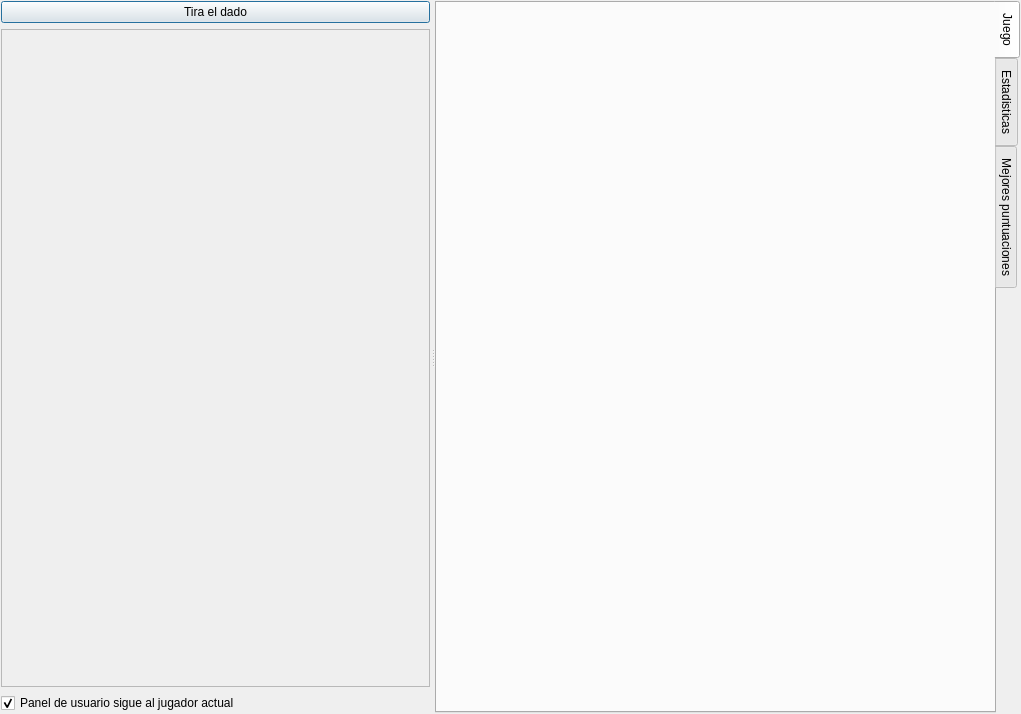
<?xml version="1.0" encoding="UTF-8"?>
<ui version="4.0">
 <class>wdgGame</class>
 <widget class="QWidget" name="wdgGame">
  <property name="geometry">
   <rect>
    <x>0</x>
    <y>0</y>
    <width>1021</width>
    <height>714</height>
   </rect>
  </property>
  <layout class="QHBoxLayout" name="horizontalLayout">
   <property name="margin">
    <number>1</number>
   </property>
   <item>
    <widget class="QSplitter" name="splitter">
     <property name="cursor">
      <cursorShape>PointingHandCursor</cursorShape>
     </property>
     <property name="orientation">
      <enum>Qt::Horizontal</enum>
     </property>
     <property name="handleWidth">
      <number>5</number>
     </property>
     <widget class="QWidget" name="layoutWidget">
      <layout class="QVBoxLayout" name="verticalLayout">
       <item>
        <widget class="QPushButton" name="cmdTirarDado">
         <property name="toolTip">
          <string>Pulsa este boton, haga doble click en el tablero o pulse ENTER, para tirar el dado</string>
         </property>
         <property name="text">
          <string>Tira el dado</string>
         </property>
         <property name="iconSize">
          <size>
           <width>48</width>
           <height>48</height>
          </size>
         </property>
         <property name="autoDefault">
          <bool>true</bool>
         </property>
         <property name="default">
          <bool>true</bool>
         </property>
        </widget>
       </item>
       <item>
        <widget class="QScrollArea" name="panelScroll">
         <property name="horizontalScrollBarPolicy">
          <enum>Qt::ScrollBarAlwaysOff</enum>
         </property>
         <property name="widgetResizable">
          <bool>true</bool>
         </property>
         <widget class="QWidget" name="scrollAreaWidgetContents">
          <property name="geometry">
           <rect>
            <x>0</x>
            <y>0</y>
            <width>429</width>
            <height>646</height>
           </rect>
          </property>
          <layout class="QVBoxLayout" name="verticalLayout_5">
           <item>
            <layout class="QVBoxLayout" name="panelScrollLayout"/>
           </item>
          </layout>
         </widget>
        </widget>
       </item>
       <item>
        <widget class="QCheckBox" name="chkAvanza">
         <property name="text">
          <string>Panel de usuario sigue al jugador actual</string>
         </property>
         <property name="checked">
          <bool>true</bool>
         </property>
        </widget>
       </item>
      </layout>
     </widget>
     <widget class="QWidget" name="layoutWidget_2">
      <layout class="QVBoxLayout" name="verticalLayout_2">
       <item>
        <widget class="QTabWidget" name="tab">
         <property name="sizePolicy">
          <sizepolicy hsizetype="Expanding" vsizetype="Expanding">
           <horstretch>0</horstretch>
           <verstretch>0</verstretch>
          </sizepolicy>
         </property>
         <property name="autoFillBackground">
          <bool>true</bool>
         </property>
         <property name="tabPosition">
          <enum>QTabWidget::East</enum>
         </property>
         <property name="tabShape">
          <enum>QTabWidget::Rounded</enum>
         </property>
         <property name="currentIndex">
          <number>0</number>
         </property>
         <widget class="QWidget" name="tabGame">
          <attribute name="icon">
           <iconset resource="../images/glparchis.qrc">
            <normaloff>:/glparchis/keko.png</normaloff>:/glparchis/keko.png</iconset>
          </attribute>
          <attribute name="title">
           <string>Juego</string>
          </attribute>
          <layout class="QGridLayout" name="gridLayout">
           <item row="0" column="0">
            <widget class="wdgOGL" name="ogl" native="true">
             <property name="sizeIncrement">
              <size>
               <width>10</width>
               <height>10</height>
              </size>
             </property>
             <property name="focusPolicy">
              <enum>Qt::ClickFocus</enum>
             </property>
            </widget>
           </item>
          </layout>
         </widget>
         <widget class="QWidget" name="tabStatistics">
          <attribute name="icon">
           <iconset resource="../images/glparchis.qrc">
            <normaloff>:/glparchis/cube5.png</normaloff>:/glparchis/cube5.png</iconset>
          </attribute>
          <attribute name="title">
           <string>Estadisticas</string>
          </attribute>
          <layout class="QHBoxLayout" name="horizontalLayout_2">
           <item>
            <layout class="QVBoxLayout" name="verticalLayout_3">
             <item>
              <widget class="QTableStatistics" name="table">
               <property name="editTriggers">
                <set>QAbstractItemView::NoEditTriggers</set>
               </property>
               <property name="alternatingRowColors">
                <bool>true</bool>
               </property>
               <property name="selectionMode">
                <enum>QAbstractItemView::SingleSelection</enum>
               </property>
               <row>
                <property name="text">
                 <string>Numero de tiradas</string>
                </property>
               </row>
               <row>
                <property name="text">
                 <string/>
                </property>
               </row>
               <row>
                <property name="text">
                 <string>Dado saca 1</string>
                </property>
                <property name="icon">
                 <iconset resource="../images/glparchis.qrc">
                  <normaloff>:/glparchis/cube1.png</normaloff>:/glparchis/cube1.png</iconset>
                </property>
               </row>
               <row>
                <property name="text">
                 <string>Dado saca 2</string>
                </property>
                <property name="icon">
                 <iconset resource="../images/glparchis.qrc">
                  <normaloff>:/glparchis/cube2.png</normaloff>:/glparchis/cube2.png</iconset>
                </property>
               </row>
               <row>
                <property name="text">
                 <string>Dado saca 3</string>
                </property>
                <property name="icon">
                 <iconset resource="../images/glparchis.qrc">
                  <normaloff>:/glparchis/cube3.png</normaloff>:/glparchis/cube3.png</iconset>
                </property>
               </row>
               <row>
                <property name="text">
                 <string>Dado saca 4</string>
                </property>
                <property name="icon">
                 <iconset resource="../images/glparchis.qrc">
                  <normaloff>:/glparchis/cube4.png</normaloff>:/glparchis/cube4.png</iconset>
                </property>
               </row>
               <row>
                <property name="text">
                 <string>Dado saca 5</string>
                </property>
                <property name="icon">
                 <iconset resource="../images/glparchis.qrc">
                  <normaloff>:/glparchis/cube5.png</normaloff>:/glparchis/cube5.png</iconset>
                </property>
               </row>
               <row>
                <property name="text">
                 <string>Dado saca 6</string>
                </property>
                <property name="icon">
                 <iconset resource="../images/glparchis.qrc">
                  <normaloff>:/glparchis/cube6.png</normaloff>:/glparchis/cube6.png</iconset>
                </property>
               </row>
               <row>
                <property name="text">
                 <string/>
                </property>
               </row>
               <row>
                <property name="text">
                 <string>3 seises seguidos</string>
                </property>
               </row>
               <row>
                <property name="text">
                 <string/>
                </property>
               </row>
               <row>
                <property name="text">
                 <string>Fichas comidas por mi</string>
                </property>
               </row>
               <row>
                <property name="text">
                 <string>Fichas comidas por otro</string>
                </property>
               </row>
               <row>
                <property name="text">
                 <string/>
                </property>
               </row>
               <row>
                <property name="text">
                 <string>Casillas avanzadas</string>
                </property>
               </row>
               <row>
                <property name="text">
                 <string/>
                </property>
               </row>
               <row>
                <property name="text">
                 <string>Puntuacion</string>
                </property>
               </row>
              </widget>
             </item>
             <item>
              <widget class="QLabel" name="lblTime">
               <property name="styleSheet">
                <string notr="true">font: 75 bold 11pt &quot;Sans Serif&quot;;</string>
               </property>
               <property name="text">
                <string/>
               </property>
               <property name="alignment">
                <set>Qt::AlignCenter</set>
               </property>
              </widget>
             </item>
            </layout>
           </item>
          </layout>
         </widget>
         <widget class="QWidget" name="tab_2">
          <attribute name="icon">
           <iconset resource="../images/glparchis.qrc">
            <normaloff>:/glparchis/corona.png</normaloff>:/glparchis/corona.png</iconset>
          </attribute>
          <attribute name="title">
           <string>Mejores puntuaciones</string>
          </attribute>
          <layout class="QHBoxLayout" name="horizontalLayout_3">
           <item>
            <layout class="QVBoxLayout" name="verticalLayout_6">
             <item>
              <widget class="QTabWidget" name="tabHS">
               <property name="tabPosition">
                <enum>QTabWidget::North</enum>
               </property>
               <property name="currentIndex">
                <number>2</number>
               </property>
               <widget class="QWidget" name="tab_5">
                <attribute name="icon">
                 <iconset resource="../images/glparchis.qrc">
                  <normaloff>:/glparchis/game4.png</normaloff>:/glparchis/game4.png</iconset>
                </attribute>
                <attribute name="title">
                 <string>Partida de 4 jugadores</string>
                </attribute>
                <layout class="QHBoxLayout" name="horizontalLayout_4">
                 <item>
                  <layout class="QVBoxLayout" name="verticalLayout_4">
                   <item>
                    <widget class="QTableWidget" name="tblHighScores4">
                     <attribute name="verticalHeaderVisible">
                      <bool>false</bool>
                     </attribute>
                     <column>
                      <property name="text">
                       <string>Fecha</string>
                      </property>
                     </column>
                     <column>
                      <property name="text">
                       <string>Nombre</string>
                      </property>
                     </column>
                     <column>
                      <property name="text">
                       <string>Tiempo de partida</string>
                      </property>
                     </column>
                     <column>
                      <property name="text">
                       <string>Puntuacion</string>
                      </property>
                     </column>
                    </widget>
                   </item>
                  </layout>
                 </item>
                </layout>
               </widget>
               <widget class="QWidget" name="tab_3">
                <attribute name="icon">
                 <iconset resource="../images/glparchis.qrc">
                  <normaloff>:/glparchis/game6.png</normaloff>:/glparchis/game6.png</iconset>
                </attribute>
                <attribute name="title">
                 <string>Partida de 6 jugadores</string>
                </attribute>
                <layout class="QHBoxLayout" name="horizontalLayout_5">
                 <item>
                  <widget class="QTableWidget" name="tblHighScores6">
                   <property name="selectionMode">
                    <enum>QAbstractItemView::SingleSelection</enum>
                   </property>
                   <property name="selectionBehavior">
                    <enum>QAbstractItemView::SelectRows</enum>
                   </property>
                   <attribute name="verticalHeaderVisible">
                    <bool>false</bool>
                   </attribute>
                   <column>
                    <property name="text">
                     <string>Fecha</string>
                    </property>
                   </column>
                   <column>
                    <property name="text">
                     <string>Nombre</string>
                    </property>
                   </column>
                   <column>
                    <property name="text">
                     <string>Tiempo de partida</string>
                    </property>
                   </column>
                   <column>
                    <property name="text">
                     <string>Puntuacion</string>
                    </property>
                   </column>
                  </widget>
                 </item>
                </layout>
               </widget>
               <widget class="QWidget" name="tab_4">
                <attribute name="icon">
                 <iconset resource="../images/glparchis.qrc">
                  <normaloff>:/glparchis/game8.png</normaloff>:/glparchis/game8.png</iconset>
                </attribute>
                <attribute name="title">
                 <string>Partida de 8 jugadores</string>
                </attribute>
                <layout class="QHBoxLayout" name="horizontalLayout_6">
                 <item>
                  <widget class="QTableWidget" name="tblHighScores8">
                   <attribute name="verticalHeaderVisible">
                    <bool>false</bool>
                   </attribute>
                   <column>
                    <property name="text">
                     <string>Fecha</string>
                    </property>
                   </column>
                   <column>
                    <property name="text">
                     <string>Nombre</string>
                    </property>
                   </column>
                   <column>
                    <property name="text">
                     <string>Tiempo de partida</string>
                    </property>
                   </column>
                   <column>
                    <property name="text">
                     <string>Puntuacion</string>
                    </property>
                   </column>
                  </widget>
                 </item>
                </layout>
               </widget>
              </widget>
             </item>
             <item>
              <widget class="QLabel" name="label">
               <property name="font">
                <font>
                 <weight>75</weight>
                 <bold>true</bold>
                </font>
               </property>
               <property name="text">
                <string>&lt;html&gt;&lt;head/&gt;&lt;body&gt;&lt;p&gt;La puntuacion que se obtiene al terminar la partida depende de lo lejos que hayan acabado las fichas de los oponentes de la casilla central y de la diferencia entre las fichas comidas por mi y las fichas que me comieron otros jugadores&lt;/p&gt;&lt;/body&gt;&lt;/html&gt;</string>
               </property>
               <property name="alignment">
                <set>Qt::AlignCenter</set>
               </property>
               <property name="wordWrap">
                <bool>true</bool>
               </property>
              </widget>
             </item>
            </layout>
           </item>
          </layout>
         </widget>
        </widget>
       </item>
      </layout>
     </widget>
    </widget>
   </item>
  </layout>
 </widget>
 <customwidgets>
  <customwidget>
   <class>QTableStatistics</class>
   <extends>QTableWidget</extends>
   <header location="global">qtablestatistics</header>
  </customwidget>
  <customwidget>
   <class>wdgOGL</class>
   <extends>QWidget</extends>
   <header location="global">myQGLWidget</header>
   <container>1</container>
  </customwidget>
 </customwidgets>
 <resources>
  <include location="../images/glparchis.qrc"/>
 </resources>
 <connections/>
</ui>
